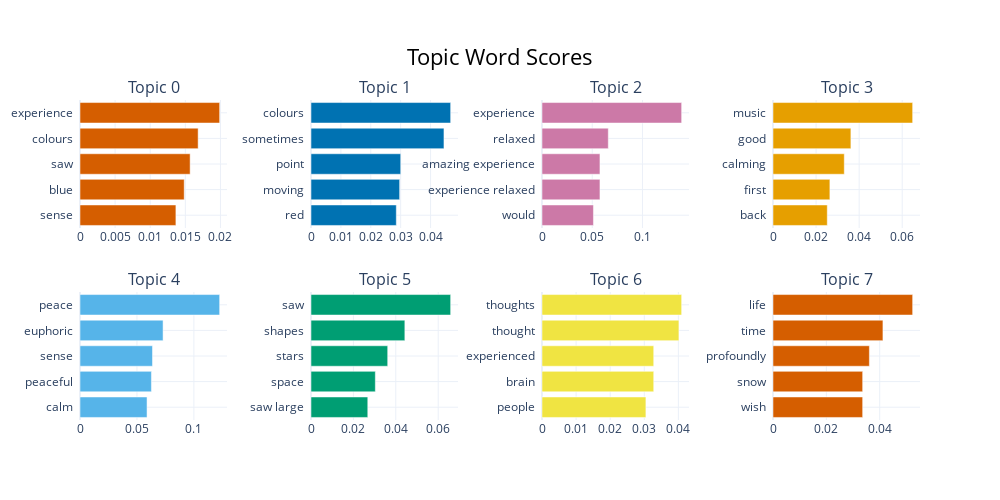

The notebook cell this image was saved under:
### Code cell
from IPython.display import display

barfig = model.visualize_barchart()
display(barfig)

### Figure 1 — Plotly figure (JSON) as saved in the notebook; plotly's stock layout.template omitted (floating-point values rounded to 4 significant figures)
{"data": [{"marker": {"color": "#D55E00"}, "orientation": "h", "type": "bar", "x": [0.01366, 0.01484, 0.01568, 0.01682, 0.01989], "xaxis": "x", "y": ["sense  ", "blue  ", "saw  ", "colours  ", "experience  "], "yaxis": "y"}, {"marker": {"color": "#0072B2"}, "orientation": "h", "type": "bar", "x": [0.02854, 0.02965, 0.03001, 0.04448, 0.04672], "xaxis": "x2", "y": ["red  ", "moving  ", "point  ", "sometimes  ", "colours  "], "yaxis": "y2"}, {"marker": {"color": "#CC79A7"}, "orientation": "h", "type": "bar", "x": [0.05121, 0.0577, 0.0577, 0.066, 0.139], "xaxis": "x3", "y": ["would  ", "experience relaxed  ", "amazing experience  ", "relaxed  ", "experience  "], "yaxis": "y3"}, {"marker": {"color": "#E69F00"}, "orientation": "h", "type": "bar", "x": [0.0252, 0.02641, 0.0331, 0.03617, 0.06485], "xaxis": "x4", "y": ["back  ", "first  ", "calming  ", "good  ", "music  "], "yaxis": "y4"}, {"marker": {"color": "#56B4E9"}, "orientation": "h", "type": "bar", "x": [0.05886, 0.06271, 0.06366, 0.07295, 0.1226], "xaxis": "x5", "y": ["calm  ", "peaceful  ", "sense  ", "euphoric  ", "peace  "], "yaxis": "y5"}, {"marker": {"color": "#009E73"}, "orientation": "h", "type": "bar", "x": [0.02678, 0.03035, 0.03618, 0.04427, 0.06588], "xaxis": "x6", "y": ["saw large  ", "space  ", "stars  ", "shapes  ", "saw  "], "yaxis": "y6"}, {"marker": {"color": "#F0E442"}, "orientation": "h", "type": "bar", "x": [0.03047, 0.03277, 0.03277, 0.04016, 0.04096], "xaxis": "x7", "y": ["people  ", "brain  ", "experienced  ", "thought  ", "thoughts  "], "yaxis": "y7"}, {"marker": {"color": "#D55E00"}, "orientation": "h", "type": "bar", "x": [0.03361, 0.03361, 0.03613, 0.04122, 0.05236], "xaxis": "x8", "y": ["wish  ", "snow  ", "profoundly  ", "time  ", "life  "], "yaxis": "y8"}], "layout": {"annotations": [{"font": {"size": 16}, "showarrow": false, "text": "Topic 0", "x": 0.0875, "xanchor": "center", "xref": "paper", "y": 1, "yanchor": "bottom", "yref": "paper"}, {"font": {"size": 16}, "showarrow": false, "text": "Topic 1", "x": 0.3625, "xanchor": "center", "xref": "paper", "y": 1, "yanchor": "bottom", "yref": "paper"}, {"font": {"size": 16}, "showarrow": false, "text": "Topic 2", "x": 0.6375, "xanchor": "center", "xref": "paper", "y": 1, "yanchor": "bottom", "yref": "paper"}, {"font": {"size": 16}, "showarrow": false, "text": "Topic 3", "x": 0.9125, "xanchor": "center", "xref": "paper", "y": 1, "yanchor": "bottom", "yref": "paper"}, {"font": {"size": 16}, "showarrow": false, "text": "Topic 4", "x": 0.0875, "xanchor": "center", "xref": "paper", "y": 0.4, "yanchor": "bottom", "yref": "paper"}, {"font": {"size": 16}, "showarrow": false, "text": "Topic 5", "x": 0.3625, "xanchor": "center", "xref": "paper", "y": 0.4, "yanchor": "bottom", "yref": "paper"}, {"font": {"size": 16}, "showarrow": false, "text": "Topic 6", "x": 0.6375, "xanchor": "center", "xref": "paper", "y": 0.4, "yanchor": "bottom", "yref": "paper"}, {"font": {"size": 16}, "showarrow": false, "text": "Topic 7", "x": 0.9125, "xanchor": "center", "xref": "paper", "y": 0.4, "yanchor": "bottom", "yref": "paper"}], "height": 500, "hoverlabel": {"bgcolor": "white", "font": {"family": "Rockwell", "size": 16}}, "showlegend": false, "title": {"font": {"color": "Black", "size": 22}, "text": "Topic Word Scores", "x": 0.5, "xanchor": "center", "yanchor": "top"}, "width": 1000, "xaxis": {"anchor": "y", "domain": [0, 0.175], "showgrid": true}, "xaxis2": {"anchor": "y2", "domain": [0.275, 0.45], "showgrid": true}, "xaxis3": {"anchor": "y3", "domain": [0.55, 0.725], "showgrid": true}, "xaxis4": {"anchor": "y4", "domain": [0.825, 1], "showgrid": true}, "xaxis5": {"anchor": "y5", "domain": [0, 0.175], "showgrid": true}, "xaxis6": {"anchor": "y6", "domain": [0.275, 0.45], "showgrid": true}, "xaxis7": {"anchor": "y7", "domain": [0.55, 0.725], "showgrid": true}, "xaxis8": {"anchor": "y8", "domain": [0.825, 1], "showgrid": true}, "yaxis": {"anchor": "x", "domain": [0.6, 1], "showgrid": true}, "yaxis2": {"anchor": "x2", "domain": [0.6, 1], "showgrid": true}, "yaxis3": {"anchor": "x3", "domain": [0.6, 1], "showgrid": true}, "yaxis4": {"anchor": "x4", "domain": [0.6, 1], "showgrid": true}, "yaxis5": {"anchor": "x5", "domain": [0, 0.4], "showgrid": true}, "yaxis6": {"anchor": "x6", "domain": [0, 0.4], "showgrid": true}, "yaxis7": {"anchor": "x7", "domain": [0, 0.4], "showgrid": true}, "yaxis8": {"anchor": "x8", "domain": [0, 0.4], "showgrid": true}}}
